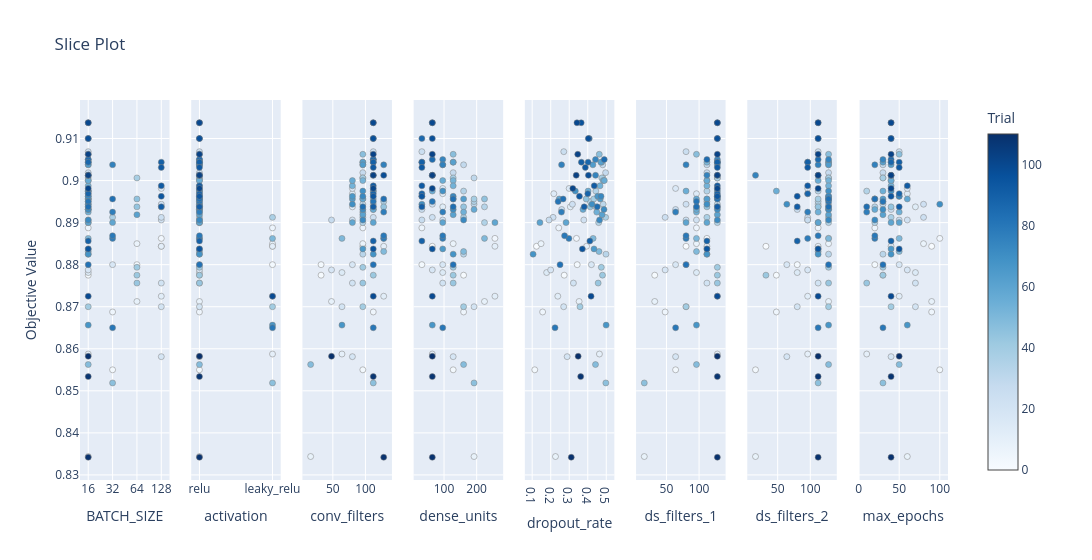

The code cell stored with this chart in its notebook:
### Code cell
plt.figure(figsize=(12,12))
optuna.visualization.plot_slice(study)
